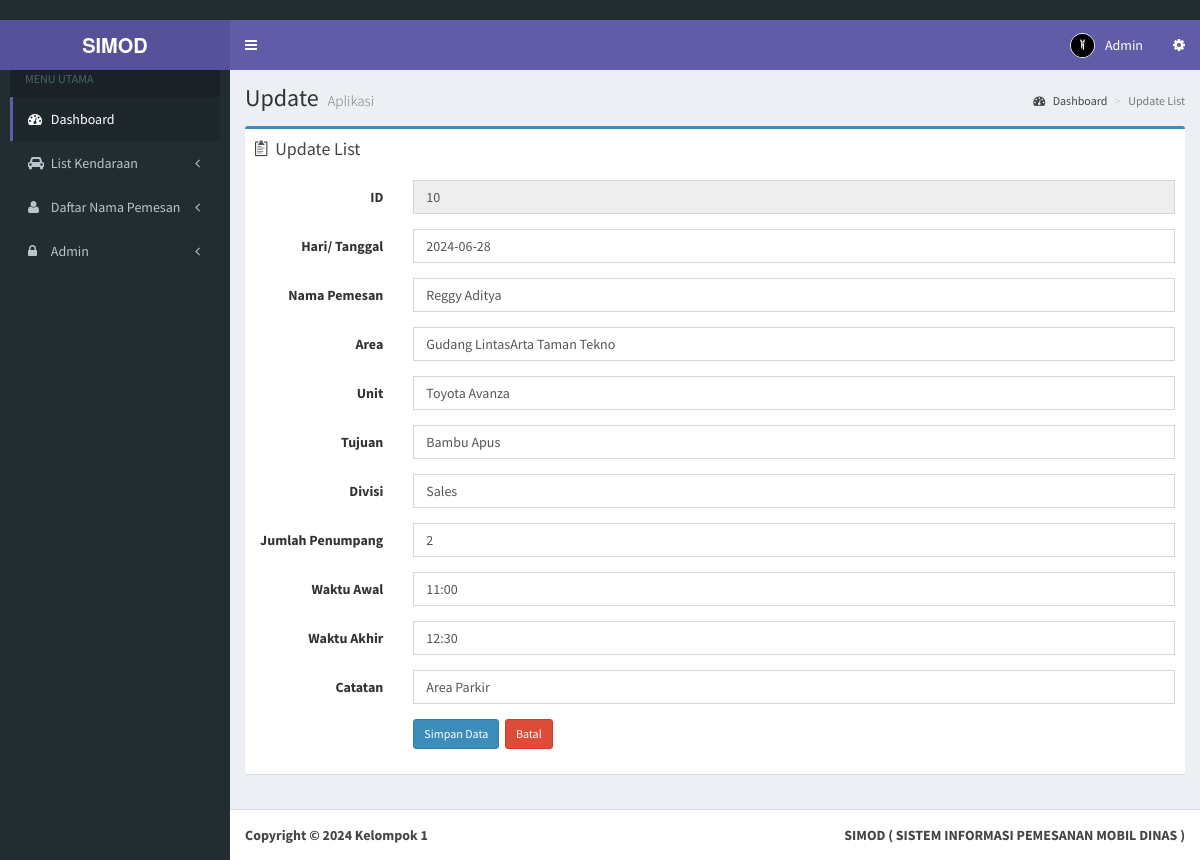
The page /admin/update-customer.php?id=10 (signed in) on the database its author committed.
### tables this page shows
CREATE TABLE `customer` (
  `id` int(11) NOT NULL,
  `namapemesan` varchar(200) NOT NULL,
  `no_telp` int(200) NOT NULL,
  `divisi` varchar(290) NOT NULL,
  `waktuawal` varchar(200) NOT NULL,
  `waktuakhir` varchar(200) NOT NULL,
  `haritgl` varchar(200) NOT NULL,
  `tujuan` varchar(200) NOT NULL,
  `area` varchar(200) NOT NULL,
  `tempatstandby` varchar(200) NOT NULL,
  `jumlahpenumpang` varchar(10) NOT NULL,
  `jenis` varchar(200) NOT NULL,
  `waktustandby` varchar(200) NOT NULL,
  `catatan` varchar(100) NOT NULL,
  `unit` varchar(100) NOT NULL
);

### admin/update-customer.php (the view, shortened to what this page needs)
<!DOCTYPE html>
<html>
<?php include "head.php"; ?>
<body class="hold-transition skin-purple sidebar-mini">
  <div class="wrapper">
    <?php include "header.php"; ?>
    <?php include "menu.php"; ?>
    <div class="content-wrapper">
      <section class="content-header">
        <h1>
          Update
          <small>Aplikasi</small>
        </h1>
        <ol class="breadcrumb">
          <li><a href="index.php"><i class="fa fa-dashboard"></i> Dashboard</a></li>
          <li class="active">Update List</li>
        </ol>
      </section>
      <section class="content">
        <div class="row">
          <section class="col-lg-12 connectedSortable">
            <div class="box box-primary">
              <div class="box-header">
                <i class="ion ion-clipboard"></i>
                <h3 class="box-title">Update List</h3>
              </div>
              <?php
              $id = $_GET['id'];
              $query = mysqli_query($koneksi, "SELECT * FROM customer WHERE id='$id'");
              $data  = mysqli_fetch_array($query);
              ?>
              <div class="box-body">
                <?php if ($_SESSION['level'] == 'admin') { ?>
                  <div class="form-panel">
                    <form class="form-horizontal style-form" action="prosesupdate-customer.php" method="post" name="form1" id="form1">
                      <div class="form-group">
                        <label class="col-sm-2 col-sm-2 control-label"> ID</label>
                        <div class="col-sm-10">
                          <input name="id" type="text" id="id" class="form-control" value="<?php echo $data['id']; ?>" readonly="readonly" autofocus="on" />
                        </div>
                      </div>
                      <div class="form-group">
                        <label class="col-sm-2 col-sm-2 control-label">Hari/ Tanggal</label>
                        <div class="col-sm-10">
                          <input name="haritgl" type="text" id="haritgl" class="form-control" value="<?php echo $data['haritgl']; ?>" required />
                        </div>
                      </div>
                      <div class="form-group">
                        <label class="col-sm-2 col-sm-2 control-label">Nama Pemesan</label>
                        <div class="col-sm-10">
                          <input name="namapemesan" type="text" id="namapemesan" class="form-control" value="<?php echo $data['namapemesan']; ?>" required />
                        </div>
                      </div>
                      <div class="form-group">
                        <label class="col-sm-2 col-sm-2 control-label">Area</label>
                        <div class="col-sm-10">
                          <input name="area" class="form-control" id="area" type="text" value="<?php echo $data['area']; ?>" required />
                        </div>
                      </div>
                      <div class="form-group">
                        <label class="col-sm-2 col-sm-2 control-label">Unit</label>
                        <div class="col-sm-10">
                          <input name="unit" class="form-control" id="unit" type="unit" value="<?php echo $data['unit']; ?>" required />
                        </div>
                      </div>
                      <div class="form-group">
                        <label class="col-sm-2 col-sm-2 control-label">Tujuan</label>
                        <div class="col-sm-10">
                          <input name="tujuan" class="form-control" id="tujuan" type="text" value="<?php echo $data['tujuan']; ?>" required />
                        </div>
                      </div>
                      <div class="form-group">
                        <label class="col-sm-2 col-sm-2 control-label">Divisi</label>
                        <div class="col-sm-10">
                          <input name="divisi" class="form-control" id="divisi" type="text" value="<?php echo $data['divisi']; ?>" required />
                        </div>
                      </div>
                      <div class="form-group">
                        <label class="col-sm-2 col-sm-2 control-label">Jumlah Penumpang</label>
                        <div class="col-sm-10">
                          <input name="jumlahpenumpang" class="form-control" id="jumlahpenumpang" type="text" value="<?php echo $data['jumlahpenumpang']; ?>" required />
                        </div>
                      </div>
                      <div class="form-group">
                        <label class="col-sm-2 col-sm-2 control-label">Waktu Awal</label>
                        <div class="col-sm-10">
                          <input name="waktuawal" class="form-control" id="waktuawal" type="text" value="<?php echo $data['waktuawal']; ?>" required />
                        </div>
                      </div>
                      <div class="form-group">
                        <label class="col-sm-2 col-sm-2 control-label">Waktu Akhir</label>
                        <div class="col-sm-10">
                          <input name="waktuakhir" class="form-control" id="waktuakhir" type="text" value="<?php echo $data['waktuakhir']; ?>" />
                        </div>
                      </div>
                      <div class="form-group">
                        <label class="col-sm-2 col-sm-2 control-label">Catatan</label>
                        <div class="col-sm-10">
                          <input name="catatan" class="form-control" id="catatan" type="text" value="<?php echo $data['catatan']; ?>" required />
                        </div>
                      </div>
                      <div class="form-group">
                        <label class="col-sm-2 col-sm-2 control-label"></label>
                        <div class="col-sm-10">
                          <input type="submit" value="Simpan Data" class="btn btn-sm btn-primary" />&nbsp;
                          <a href="customer.php" class="btn btn-sm btn-danger">Batal </a>
                        </div>
                      </div>
                    </form>
                  </div>
                <?php } else {
                  echo " <script> alert('Anda tidak memiliki akses!'); window.location ='customer.php' </script>";
                } ?>
              </div>
          </section>
        </div>
      </section>
    </div>
    <?php include "footer.php"; ?>
  </div>
</body>
</html>

### rows shown on the page
customer: id "10", haritgl "2024-06-28", namapemesan "Reggy Aditya", area "Gudang LintasArta Taman Tekno", unit "Toyota Avanza", tujuan "Bambu Apus", divisi "Sales", jumlahpenumpang "2", waktuawal "11:00", waktuakhir "12:30", catatan "Area Parkir"

### other values the page prints
$_SESSION['fullname'] "Admin"
